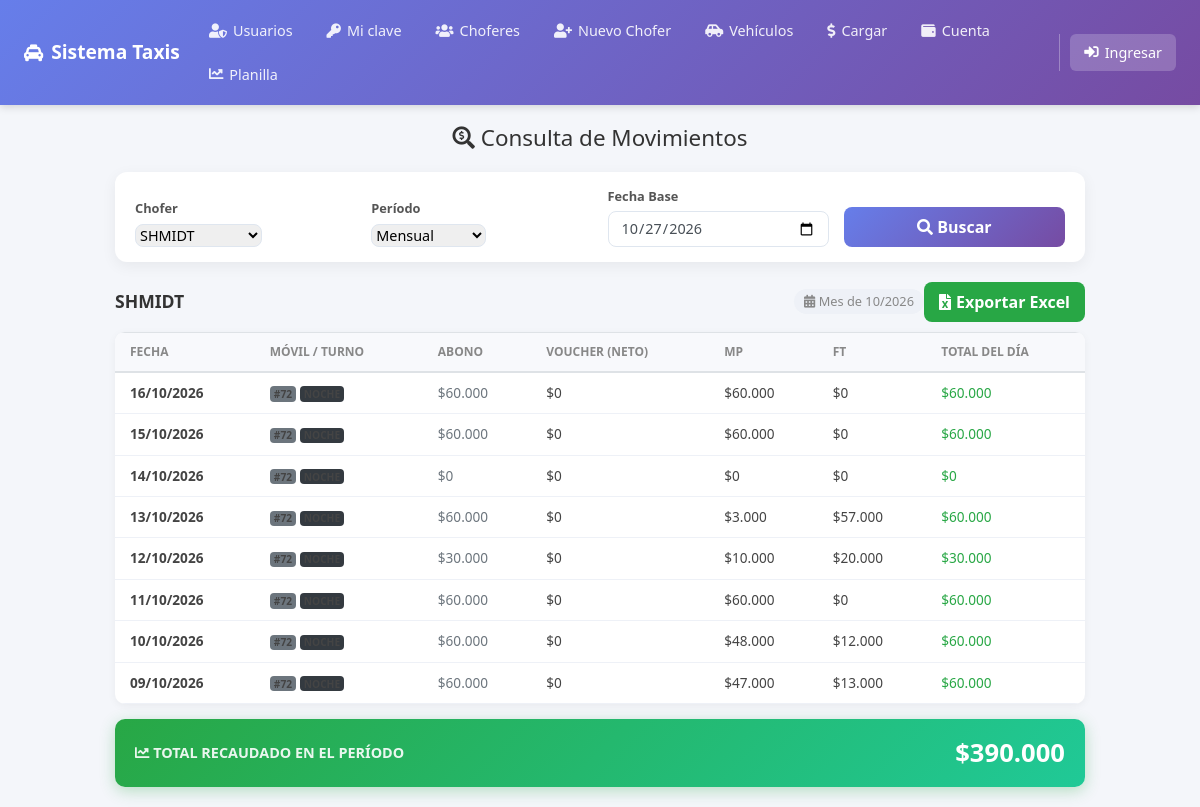
Page /php/movimientos_chofer.php?chofer_id=2 on the earlier database version.
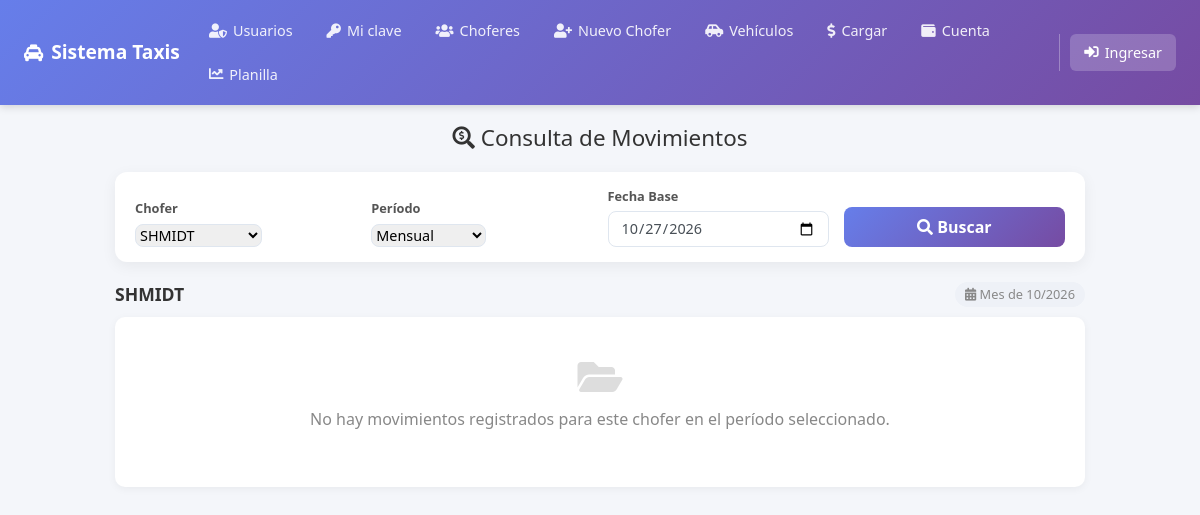
Same page on the later database version.
### tables this page shows
CREATE TABLE `recauda` (
  `id` int(10) NOT NULL AUTO_INCREMENT,
  `fecha` date NOT NULL,
  `chofer_id` int(11) NOT NULL,
  `vehiculo_id` int(11) DEFAULT NULL,
  `movil` int(11) NOT NULL,
  `turno` varchar(6) NOT NULL,
  `abono_diario` decimal(10,2) NOT NULL DEFAULT 0.00,
  `paga` decimal(10,2) NOT NULL DEFAULT 0.00,
  `porcent` decimal(5,2) NOT NULL DEFAULT 0.00,
  `comision` decimal(10,2) NOT NULL DEFAULT 0.00,
  `voucher` decimal(10,2) NOT NULL DEFAULT 0.00,
  `mp` decimal(10,2) NOT NULL DEFAULT 0.00,
  `ft` decimal(10,2) NOT NULL DEFAULT 0.00,
  `total` decimal(10,2) NOT NULL DEFAULT 0.00,
  `debe` decimal(10,2) NOT NULL DEFAULT 0.00,
  `observaciones` varchar(255) DEFAULT '',
  PRIMARY KEY (`id`),
  UNIQUE KEY `fecha_chofer` (`fecha`,`chofer_id`),
  KEY `idx_chofer` (`chofer_id`),
  KEY `idx_fecha` (`fecha`),
  KEY `idx_movil` (`movil`)
);

### php/movimientos_chofer.php (the view, shortened to what the changed rows need)
<?php
$con = conexion();
$con->set_charset("utf8mb4");
$chofer_id = isset($_GET['chofer_id']) ? (int)$_GET['chofer_id'] : 0;
$periodo = $_GET['periodo'] ?? 'mensual';
$fecha_base = $_GET['fecha'] ?? date('Y-m-d');
$fecha_desde = $fecha_base;
$fecha_hasta = $fecha_base;
$titulo_rango = "";
if ($periodo === 'dia') {
    $titulo_rango = "Movimientos del " . date('d/m/Y', strtotime($fecha_base));
} elseif ($periodo === 'mensual') {
    $dt = new DateTime($fecha_base);
    $fecha_desde = $dt->format('Y-m-01');
    $fecha_hasta = $dt->format('Y-m-t');
    $titulo_rango = "Mes de " . date('m/Y', strtotime($fecha_base));
}
$movimientos = [];
$nombre_chofer = "Seleccione un chofer...";
$total_periodo = 0;
if ($chofer_id > 0) {
    $stmt_ch = $con->prepare("SELECT nombre FROM choferes WHERE id = ?");
    $stmt_ch->bind_param("i", $chofer_id);
    $stmt_ch->execute();
    $res_ch = $stmt_ch->get_result()->fetch_assoc();
    if ($res_ch) $nombre_chofer = $res_ch['nombre'];
    $stmt = $con->prepare("SELECT * FROM recauda WHERE chofer_id = ? AND fecha BETWEEN ? AND ? ORDER BY fecha DESC");
    $stmt->bind_param("iss", $chofer_id, $fecha_desde, $fecha_hasta);
    $stmt->execute();
    $res = $stmt->get_result();
    while ($row = $res->fetch_assoc()) {
        $movimientos[] = $row;
        $total_periodo += floatval($row['total']) + floatval($row['mp']) + floatval($row['ft']);
    }
}
?>
<!doctype html>
<html lang="es">
<head>
    <link rel="stylesheet" href="../css/bootstrap.min.css">
    <link rel="stylesheet" href="../css/all.min.css">
</head>
<body>
    <div class="page-wrapper">
        <h1 class="page-title" style="text-align: center; margin-bottom: 20px; font-size: 1.4rem; color: #333;">
            <i class="fas fa-search-dollar"></i> Consulta de Movimientos
        </h1>
        <?php if ($chofer_id > 0): ?>
            <div class="resultado-header">
                <h2 class="resultado-titulo"><?php echo htmlspecialchars($nombre_chofer); ?></h2>
                <div class="d-flex align-items-center gap-2">
                    <span class="resultado-rango"><i class="fas fa-calendar-alt"></i> <?php echo $titulo_rango; ?></span>
                    <?php if (!empty($movimientos)): ?>
                        <button type="button" onclick="exportarTablaExcel()" class="btn-excel">
                            <i class="fas fa-file-excel"></i> Exportar Excel
                        </button>
                    <?php endif; ?>
                </div>
            </div>
            <?php if (empty($movimientos)): ?>
                <div class="empty-state">
                    <i class="fas fa-folder-open"></i>
                    <p>No hay movimientos registrados para este chofer en el período seleccionado.</p>
                </div>
            <?php else: ?>
                <div class="tabla-movimientos" id="tabla-detalle">
                    <table class="table table-hover">
                        <thead>
                            <tr>
                                <th>Fecha</th>
                                <th>Móvil / Turno</th>
                                <th class="text-end">Abono</th>
                                <th class="text-end">Voucher (Neto)</th>
                                <th class="text-end">MP</th>
                                <th class="text-end">FT</th>
                                <th class="text-end">Total del Día</th>
                            </tr>
                        </thead>
                        <tbody>
                            <?php foreach ($movimientos as $m):
                                $total_dia = floatval($m['total']) + floatval($m['mp']) + floatval($m['ft']);
                            ?>
                                <tr>
                                    <td><strong><?php echo date('d/m/Y', strtotime($m['fecha'])); ?></strong></td>
                                    <td>
                                        <span class="badge bg-secondary">#<?php echo $m['movil']; ?></span>
                                        <span class="badge bg-<?php echo $m['turno'] === 'DIA' ? 'warning text-dark' : 'dark'; ?>"><?php echo $m['turno']; ?></span>
                                    </td>
                                    <td class="text-end text-muted">$<?php echo number_format($m['abono_diario'], 0, ',', '.'); ?></td>
                                    <td class="text-end">$<?php echo number_format($m['total'], 0, ',', '.'); ?></td>
                                    <td class="text-end">$<?php echo number_format($m['mp'], 0, ',', '.'); ?></td>
                                    <td class="text-end">$<?php echo number_format($m['ft'], 0, ',', '.'); ?></td>
                                    <td class="text-end fw-bold text-success">$<?php echo number_format($total_dia, 0, ',', '.'); ?></td>
                                </tr>
                            <?php endforeach; ?>
                        </tbody>
                    </table>
                </div>
                <div class="total-card">
                    <span class="label"><i class="fas fa-chart-line"></i> Total Recaudado en el Período</span>
                    <span class="monto">$<?php echo number_format($total_periodo, 0, ',', '.'); ?></span>
                </div>
            <?php endif; ?>
        <?php endif; ?>
    </div>
</body>
</html>

Differences in the rows shown:
removed recauda: fecha "16/10/2026", movil "72", abono_diario "60.000", total "0", mp "60.000", ft "0", total_dia "60.000"
removed recauda: fecha "15/10/2026", movil "72", abono_diario "60.000", total "0", mp "60.000", ft "0", total_dia "60.000"
removed recauda: fecha "14/10/2026", movil "72", abono_diario "0", total "0", mp "0", ft "0", total_dia "0"
removed recauda: fecha "13/10/2026", movil "72", abono_diario "60.000", total "0", mp "3.000", ft "57.000", total_dia "60.000"
removed recauda: fecha "12/10/2026", movil "72", abono_diario "30.000", total "0", mp "10.000", ft "20.000", total_dia "30.000"
removed recauda: fecha "11/10/2026", movil "72", abono_diario "60.000", total "0", mp "60.000", ft "0", total_dia "60.000"
removed recauda: fecha "10/10/2026", movil "72", abono_diario "60.000", total "0", mp "48.000", ft "12.000", total_dia "60.000"
removed recauda: fecha "09/10/2026", movil "72", abono_diario "60.000", total "0", mp "47.000", ft "13.000", total_dia "60.000"
Other differences:
$total_periodo: "390.000" → (not shown)
text no longer shown: "Exportar Excel FECHA MÓVIL / TURNO ABONO VOUCHER (NETO) MP FT TOTAL DEL DÍA TOTAL RECAUDADO EN EL PERÍODO $"
text now shown: "No hay movimientos registrados para este chofer en el período seleccionado."
